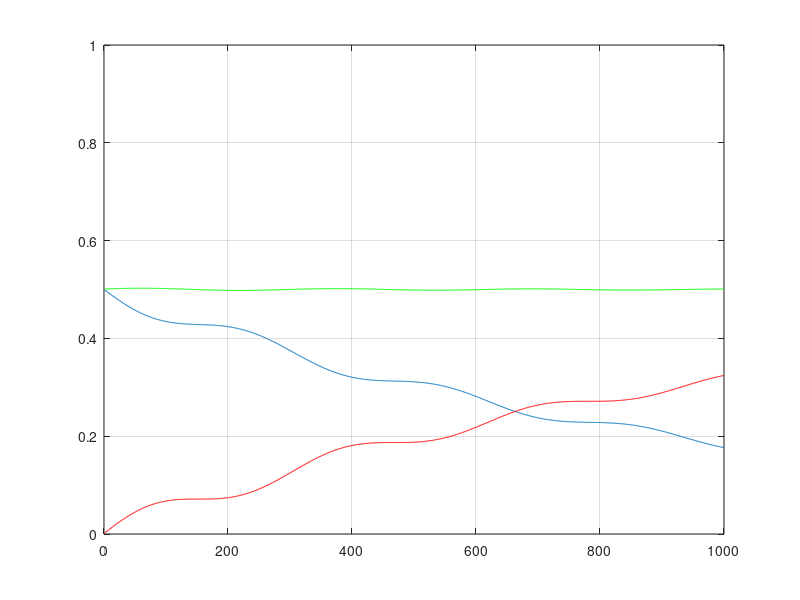

The MATLAB source for this figure:
function damped_integral()
	close all;
	q0 = 0;
	p0 = 1;
	alpha = 0.1;
	dt = 0.01;
	max_iter = 1000;

	[Q,P,f] = time_stepping(q0,p0,alpha,dt,max_iter);

%	phi = find_phi(f,dt);
%	theta = find_theta(f);
%	dphidx = find_dphidx(f);
%	figure;
%	plot(phi)
%	hold on
%	plot(theta,'r')
%	plot(dphidx,'g')
%	hold off

	E1 = [];
	E2 = [];
	for i=2:length(Q)
		phi = find_phi(f(1:i),alpha,dt);
		theta = find_theta(f(1:i),alpha);
		dphidx = find_dphidx(f(1:i),alpha);
		Tphi = sqrt(2)*sqrt(alpha)*phi(1);
		
		e1 = find_energy1(Q(i),P(i),Tphi,theta,dphidx,dt);
		e2 = find_energy2(Q(i),P(i),Tphi,theta,dphidx,alpha,dt);
		E1 = [E1,e1];
		E2 = [E2,e2];
	end
	plot(E1)
	hold on
	plot(E2,'r');
	plot(E1 + E2,'g');
	hold off
	ylim([0,1])
	grid on

%	figure
%	for i=2:length(Q)
%		phi = find_phi(f(1:i),alpha,dt);
%		plot(phi);
%		hold on
%		plot(1,Q(i)/sqrt(2),'r*')
%		hold off
%		ylim([-1,1])
%		xlim([0,2000])
%		drawnow
%	end

function [Q,P,f] = time_stepping(q0,p0,alpha,dt,max_iter)
	Q = q0;
	P = p0;
	q = q0;
	p = p0;

	f = p0;

	for i=1:max_iter
		[q,p,f] = deriv(q,p,f,alpha,dt);
		Q = [Q ; q];
		P = [P ; p];
	end

%	phi = find_phi(f,alpha,dt);
%	theta = find_theta(f,alpha);
	
%	figure;
%	plot(phi)
%	hold on
%	plot(theta,'r')
%	hold off

function [q,p,f] = deriv(q,p,f,alpha,dt)
	p = p - dt*q;

	v = (p - dt*alpha*sum(f))/(1+alpha*dt);
	f = [f ; v];

	q = q + dt*f(end);

%	phi = find_phi(f,dt);
%	theta = find_theta(f);
%	plot(theta)
%	drawnow;

function phi = find_phi(f,alpha,dt)
	phi = zeros(length(f),1);
	for i=1:length(phi)
		phi(i) = sqrt(2)/2*sqrt(alpha)*sum(f(1:end-i))*dt;
	end

function theta = find_theta(f,alpha)
	theta = zeros(length(f),1);
	for i=1:length(theta)
		theta(i) = sqrt(2)/2*sqrt(alpha)*f(end-i+1);
	end

function dphidx = find_dphidx(f,alpha)
	dphidx = zeros(length(f),1);
	for i=1:length(dphidx)
		dphidx(i) = -sqrt(2)/2*sqrt(alpha)*f(end-i+1);
	end


function e = find_energy1(q,p,Tphi,theta,dphidx,dt)
	e = 1/2*((p- Tphi)^2 + q^2);

function e = find_energy2(q,p,Tphi,theta,dphidx,alpha,dt)
	e = (dot(theta,theta) + dot(dphidx,dphidx))*dt;

